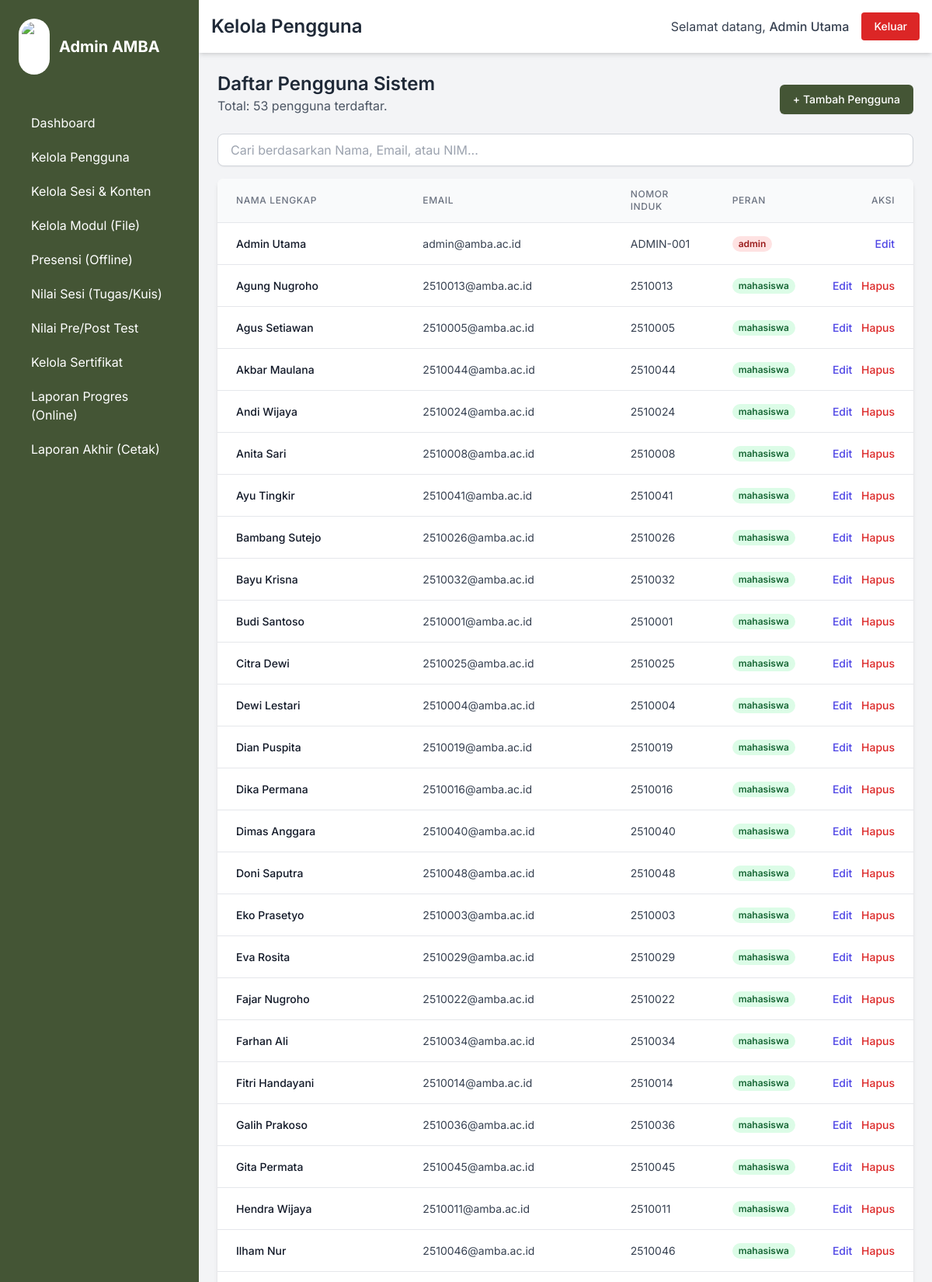
/admin/kelola_pengguna.php (signed in, upper part), run on the app's committed database.
### tables this page shows
CREATE TABLE `pengguna` (
  `id_pengguna` int(11) NOT NULL,
  `nama_lengkap` varchar(100) NOT NULL,
  `email` varchar(100) NOT NULL,
  `kata_sandi` varchar(255) NOT NULL,
  `nomor_induk` varchar(20) DEFAULT NULL,
  `peran` enum('admin','mahasiswa') NOT NULL DEFAULT 'mahasiswa'
);

### admin/kelola_pengguna.php (the view, shortened to what this page needs)
<?php
require_once __DIR__ . '/../konfigurasi/koneksi_db.php';
require_once __DIR__ . '/../templat/header_admin.php';
$aksi = $_GET['aksi'] ?? '';
$pengguna_edit = null;
$stmt = $pdo->query("SELECT * FROM pengguna ORDER BY peran, nama_lengkap");
$daftar_pengguna = $stmt->fetchAll();
?>
<?php if ($aksi == 'tambah' || $aksi == 'edit'): ?>
    <div class="bg-white p-6 rounded-lg shadow-md">
        <h2 class="text-2xl font-semibold text-gray-800 mb-6"><?php echo $aksi == 'tambah' ? 'Tambah Pengguna Baru' : 'Edit Pengguna'; ?></h2>
        <form action="kelola_pengguna.php" method="POST">
            <input type="hidden" name="aksi" value="<?php echo $aksi; ?>">
            <?php if ($aksi == 'edit'): ?><input type="hidden" name="id_pengguna" value="<?php echo htmlspecialchars($pengguna_edit['id_pengguna'] ?? ''); ?>"><?php endif; ?>
            <div class="mb-4">
                <label for="nama_lengkap" class="block text-sm font-medium text-gray-700">Nama Lengkap</label>
                <input type="text" id="nama_lengkap" name="nama_lengkap" value="<?php echo htmlspecialchars($pengguna_edit['nama_lengkap'] ?? ''); ?>" class="mt-1 block w-full px-3 py-2 border border-gray-300 rounded-md shadow-sm focus:outline-none focus:ring-amba-hijau-tua focus:border-amba-hijau-tua" required>
            </div>
            <div class="mb-4">
                <label for="email" class="block text-sm font-medium text-gray-700">Email</label>
                <input type="email" id="email" name="email" value="<?php echo htmlspecialchars($pengguna_edit['email'] ?? ''); ?>" class="mt-1 block w-full px-3 py-2 border border-gray-300 rounded-md shadow-sm focus:outline-none focus:ring-amba-hijau-tua focus:border-amba-hijau-tua" required>
            </div>
            <div class="mb-4">
                <label for="nomor_induk" class="block text-sm font-medium text-gray-700">Nomor Induk (NIM/NIDN)</label>
                <input type="text" id="nomor_induk" name="nomor_induk" value="<?php echo htmlspecialchars($pengguna_edit['nomor_induk'] ?? ''); ?>" class="mt-1 block w-full px-3 py-2 border border-gray-300 rounded-md shadow-sm focus:outline-none focus:ring-amba-hijau-tua focus:border-amba-hijau-tua">
            </div>
            <div class="mb-4">
                <label for="peran" class="block text-sm font-medium text-gray-700">Peran</label>
                <select id="peran" name="peran" class="mt-1 block w-full px-3 py-2 border border-gray-300 rounded-md shadow-sm focus:outline-none focus:ring-amba-hijau-tua focus:border-amba-hijau-tua" required>
                    <option value="mahasiswa" <?php echo ($pengguna_edit['peran'] ?? '') == 'mahasiswa' ? 'selected' : ''; ?>>Mahasiswa</option>
                    <option value="admin" <?php echo ($pengguna_edit['peran'] ?? '') == 'admin' ? 'selected' : ''; ?>>Admin</option>
                </select>
            </div>
            <div class="mb-4">
                <label for="password" class="block text-sm font-medium text-gray-700">Kata Sandi <?php echo $aksi == 'edit' ? '(Kosongkan jika tidak ingin diubah)' : ''; ?></label>
                <input type="password" id="password" name="password" class="mt-1 block w-full px-3 py-2 border border-gray-300 rounded-md shadow-sm focus:outline-none focus:ring-amba-hijau-tua focus:border-amba-hijau-tua">
            </div>
            <div class="mb-6">
                <label for="konfirmasi_password" class="block text-sm font-medium text-gray-700">Konfirmasi Kata Sandi</label>
                <input type="password" id="konfirmasi_password" name="konfirmasi_password" class="mt-1 block w-full px-3 py-2 border border-gray-300 rounded-md shadow-sm focus:outline-none focus:ring-amba-hijau-tua focus:border-amba-hijau-tua">
            </div>
            <div class="flex items-center justify-end space-x-4">
                <a href="kelola_pengguna.php" class="py-2 px-4 border border-gray-300 rounded-md shadow-sm text-sm font-medium text-gray-700 bg-white hover:bg-gray-50">Batal</a>
                <button type="submit" class="py-2 px-4 border border-transparent rounded-md shadow-sm text-sm font-medium text-white bg-amba-hijau-tua hover:bg-amba-hijau-muda hover:text-amba-hijau-tua transition duration-200">Simpan Perubahan</button>
            </div>
        </form>
    </div>
<?php else: ?>
    <div class="flex flex-col md:flex-row justify-between items-center mb-6">
        <div>
            <h2 class="text-2xl font-semibold text-gray-800">Daftar Pengguna Sistem</h2>
            <p class="text-gray-600">Total: <?php echo count($daftar_pengguna); ?> pengguna terdaftar.</p>
        </div>
        <a href="?aksi=tambah" class="mt-4 md:mt-0 py-2 px-4 border border-transparent rounded-md shadow-sm text-sm font-medium text-white bg-amba-hijau-tua hover:bg-amba-hijau-muda hover:text-amba-hijau-tua transition duration-200">+ Tambah Pengguna</a>
    </div>
    <div class="mb-4">
        <input type="text" id="pencarian-pengguna"
               placeholder="Cari berdasarkan Nama, Email, atau NIM..."
               class="w-full px-4 py-2 border border-gray-300 rounded-lg shadow-sm focus:outline-none focus:ring-2 focus:ring-amba-hijau-tua">
    </div>
    <div class="bg-white shadow-md rounded-lg overflow-x-auto">
        <table class="min-w-full divide-y divide-gray-200">
            <thead class="bg-gray-50">
                <tr>
                    <th scope="col" class="px-6 py-3 text-left text-xs font-medium text-gray-500 uppercase tracking-wider">Nama Lengkap</th>
                    <th scope="col" class="px-6 py-3 text-left text-xs font-medium text-gray-500 uppercase tracking-wider">Email</th>
                    <th scope="col" class="px-6 py-3 text-left text-xs font-medium text-gray-500 uppercase tracking-wider">Nomor Induk</th>
                    <th scope="col" class="px-6 py-3 text-left text-xs font-medium text-gray-500 uppercase tracking-wider">Peran</th>
                    <th scope="col" class="px-6 py-3 text-right text-xs font-medium text-gray-500 uppercase tracking-wider">Aksi</th>
                </tr>
            </thead>
            <tbody id="tabel-pengguna" class="bg-white divide-y divide-gray-200">
                <?php foreach ($daftar_pengguna as $pengguna): ?>
                <tr>
                    <td class="px-6 py-4 whitespace-nowrap text-sm font-medium text-gray-900"><?php echo htmlspecialchars($pengguna['nama_lengkap']); ?></td>
                    <td class="px-6 py-4 whitespace-nowrap text-sm text-gray-700"><?php echo htmlspecialchars($pengguna['email']); ?></td>
                    <td class="px-6 py-4 whitespace-nowrap text-sm text-gray-700"><?php echo htmlspecialchars($pengguna['nomor_induk'] ?? '-'); ?></td>
                    <td class="px-6 py-4 whitespace-nowrap text-sm text-gray-700">
                        <span class="px-2 inline-flex text-xs leading-5 font-semibold rounded-full <?php echo $pengguna['peran'] == 'admin' ? 'bg-red-100 text-red-800' : 'bg-green-100 text-green-800'; ?>"><?php echo htmlspecialchars($pengguna['peran']); ?></span>
                    </td>
                    <td class="px-6 py-4 whitespace-nowrap text-right text-sm font-medium space-x-2">
                        <a href="?aksi=edit&id=<?php echo $pengguna['id_pengguna']; ?>" class="text-indigo-600 hover:text-indigo-900">Edit</a>
                        <?php if ($pengguna['id_pengguna'] != $_SESSION['id_pengguna']): ?>
                        <a href="?aksi=hapus&id=<?php echo $pengguna['id_pengguna']; ?>" class="text-red-600 hover:text-red-900" onclick="return confirm('Apakah Anda yakin ingin menghapus pengguna ini?');">Hapus</a>
                        <?php endif; ?>
                    </td>
                </tr>
                <?php endforeach; ?>
            </tbody>
        </table>
    </div>
<?php endif; ?>
<?php
require_once __DIR__ . '/../templat/footer_admin.php';
?>

### data on the page
pengguna: nama_lengkap "Admin Utama", email "admin@amba.ac.id", nomor_induk "ADMIN-001", peran "admin"
pengguna: nama_lengkap "Agung Nugroho", email "2510013@amba.ac.id", nomor_induk "2510013", peran "mahasiswa"
pengguna: nama_lengkap "Agus Setiawan", email "2510005@amba.ac.id", nomor_induk "2510005", peran "mahasiswa"
pengguna: nama_lengkap "Akbar Maulana", email "2510044@amba.ac.id", nomor_induk "2510044", peran "mahasiswa"
pengguna: nama_lengkap "Andi Wijaya", email "2510024@amba.ac.id", nomor_induk "2510024", peran "mahasiswa"
pengguna: nama_lengkap "Anita Sari", email "2510008@amba.ac.id", nomor_induk "2510008", peran "mahasiswa"
pengguna: nama_lengkap "Ayu Tingkir", email "2510041@amba.ac.id", nomor_induk "2510041", peran "mahasiswa"
pengguna: nama_lengkap "Bambang Sutejo", email "2510026@amba.ac.id", nomor_induk "2510026", peran "mahasiswa"
pengguna: nama_lengkap "Bayu Krisna", email "2510032@amba.ac.id", nomor_induk "2510032", peran "mahasiswa"
pengguna: nama_lengkap "Budi Santoso", email "2510001@amba.ac.id", nomor_induk "2510001", peran "mahasiswa"
pengguna: nama_lengkap "Citra Dewi", email "2510025@amba.ac.id", nomor_induk "2510025", peran "mahasiswa"
pengguna: nama_lengkap "Dewi Lestari", email "2510004@amba.ac.id", nomor_induk "2510004", peran "mahasiswa"
pengguna: nama_lengkap "Dian Puspita", email "2510019@amba.ac.id", nomor_induk "2510019", peran "mahasiswa"
pengguna: nama_lengkap "Dika Permana", email "2510016@amba.ac.id", nomor_induk "2510016", peran "mahasiswa"
pengguna: nama_lengkap "Dimas Anggara", email "2510040@amba.ac.id", nomor_induk "2510040", peran "mahasiswa"
pengguna: nama_lengkap "Doni Saputra", email "2510048@amba.ac.id", nomor_induk "2510048", peran "mahasiswa"
pengguna: nama_lengkap "Eko Prasetyo", email "2510003@amba.ac.id", nomor_induk "2510003", peran "mahasiswa"
pengguna: nama_lengkap "Eva Rosita", email "2510029@amba.ac.id", nomor_induk "2510029", peran "mahasiswa"
pengguna: nama_lengkap "Fajar Nugroho", email "2510022@amba.ac.id", nomor_induk "2510022", peran "mahasiswa"
pengguna: nama_lengkap "Farhan Ali", email "2510034@amba.ac.id", nomor_induk "2510034", peran "mahasiswa"
pengguna: nama_lengkap "Fitri Handayani", email "2510014@amba.ac.id", nomor_induk "2510014", peran "mahasiswa"
pengguna: nama_lengkap "Galih Prakoso", email "2510036@amba.ac.id", nomor_induk "2510036", peran "mahasiswa"
pengguna: nama_lengkap "Gita Permata", email "2510045@amba.ac.id", nomor_induk "2510045", peran "mahasiswa"
pengguna: nama_lengkap "Hendra Wijaya", email "2510011@amba.ac.id", nomor_induk "2510011", peran "mahasiswa"
pengguna: nama_lengkap "Ilham Nur", email "2510046@amba.ac.id", nomor_induk "2510046", peran "mahasiswa"

### other printed values
$judul_halaman "Kelola Pengguna"
$_SESSION['nama_lengkap'] "Admin Utama"
count($daftar_pengguna) "53"
